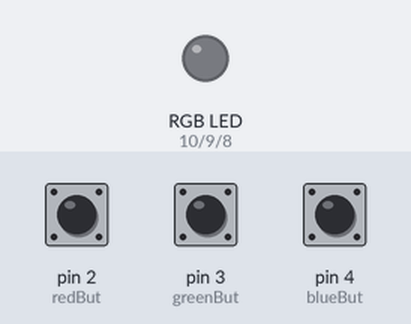
A sketch run on a simulated Arduino Uno, built with avr-gcc and run on an emulated ATmega328P. Parts: an RGB LED mixed from three pins (HIGH = lit). The test bench sets the inputs (shaded band); at power-on: pin 2 (redBut) LOW, pin 3 (greenBut) LOW, pin 4 (blueBut) LOW.

Above: at 1.2 s.
1.3 s: pin 2 (redBut) pulled HIGH for 0.15 s
At 2.5 s:
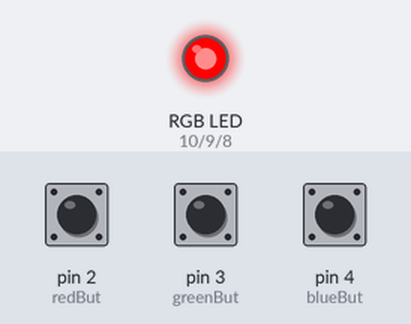
2.9 s: pin 3 (greenBut) pulled HIGH for 0.15 s
At 3.8 s:
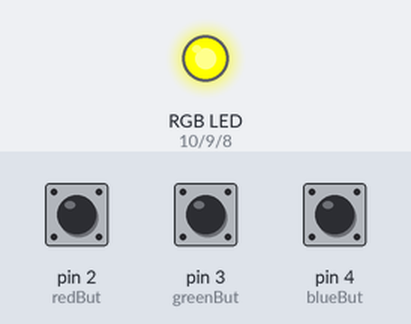
4.5 s: pin 4 (blueBut) pulled HIGH for 0.15 s
At 5.1 s:
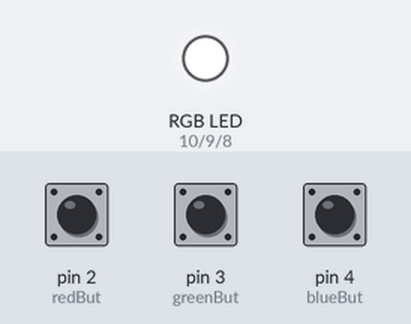
6.1 s: pin 2 (redBut) pulled HIGH for 1 s
At 7.5 s:
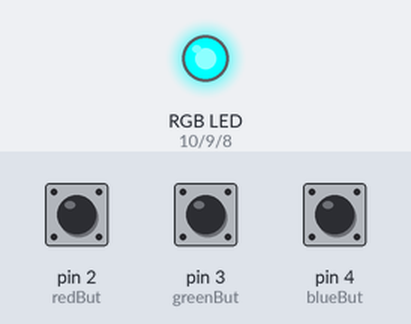
8.6 s: pin 3 (greenBut) pulled HIGH for 1 s
At 9.5 s:
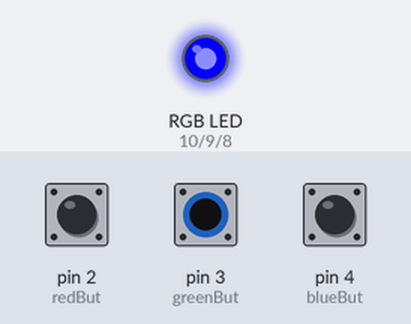
11.1 s: pin 2 (redBut) pulled HIGH for 0.15 s
At 11.4 s:
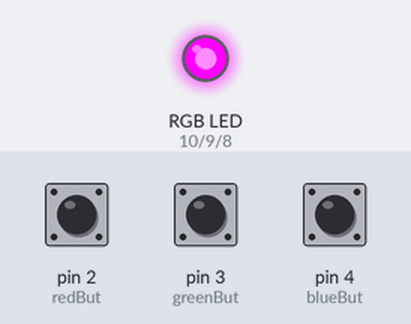
Timing chart, 0 to 13.7 s (numbered marks = the images above; inputs shaded):
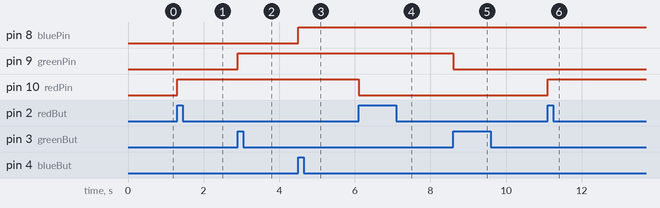

Measured:
- after the input at 1.3 s, pin 10 (redPin): LOW → HIGH at once
- after the input at 2.9 s, pin 9 (greenPin): LOW → HIGH at once
- after the input at 4.5 s, pin 8 (bluePin): LOW → HIGH at once
- after the input at 6.1 s, pin 10 (redPin): HIGH → LOW at once
- after the input at 8.6 s, pin 9 (greenPin): HIGH → LOW at once
- after the input at 11.1 s, pin 10 (redPin): LOW → HIGH at once

The sketch:

ToggleSwitchWithButtonSwitchUsingRGB.ino
```cpp
int redBut = 2;
int greenBut = 3;
int blueBut = 4;
int redPin = 10;
int greenPin = 9;
int bluePin = 8;
int butValR = 1;
int butValOldR = 1;
int butValG = 1;
int butValOldG = 1;
int butValB = 1;
int butValOldB = 1;
int ledStateR = 0;
int ledStateG = 0;
int ledStateB = 0;

void setup() {
  Serial.begin(9600);
  pinMode(redPin, OUTPUT);
  pinMode(greenPin, OUTPUT);
  pinMode(bluePin, OUTPUT);
  pinMode(redBut, INPUT);
  pinMode(greenBut, INPUT);
  pinMode(blueBut, INPUT);

  // put your setup code here, to run once:

}

void loop() {
  butValR = digitalRead(redBut);
  if(butValOldR == 0 && butValR == 1){
    if(ledStateR == 0){
      digitalWrite(redPin, HIGH);
    }
    if(ledStateR == 1){
      digitalWrite(redPin, LOW);
    }
    ledStateR = !ledStateR;
  }

  butValG = digitalRead(greenBut);
  if(butValOldG == 0 && butValG == 1){
    if(ledStateG == 0){
      digitalWrite(greenPin, HIGH);
    }
    if(ledStateG == 1){
      digitalWrite(greenPin, LOW);
    }
    ledStateG = !ledStateG;
  }

  butValB = digitalRead(blueBut);
  if(butValOldB == 0 && butValB == 1){
    if(ledStateB == 0){
      digitalWrite(bluePin, HIGH);
    }
    if(ledStateB == 1){
      digitalWrite(bluePin, LOW);
    }
    ledStateB = !ledStateB;
  }

  butValOldR = butValR;
  butValOldG = butValG;
  butValOldB = butValB;
  delay(50);
  // put your main code here, to run repeatedly:
}
```
